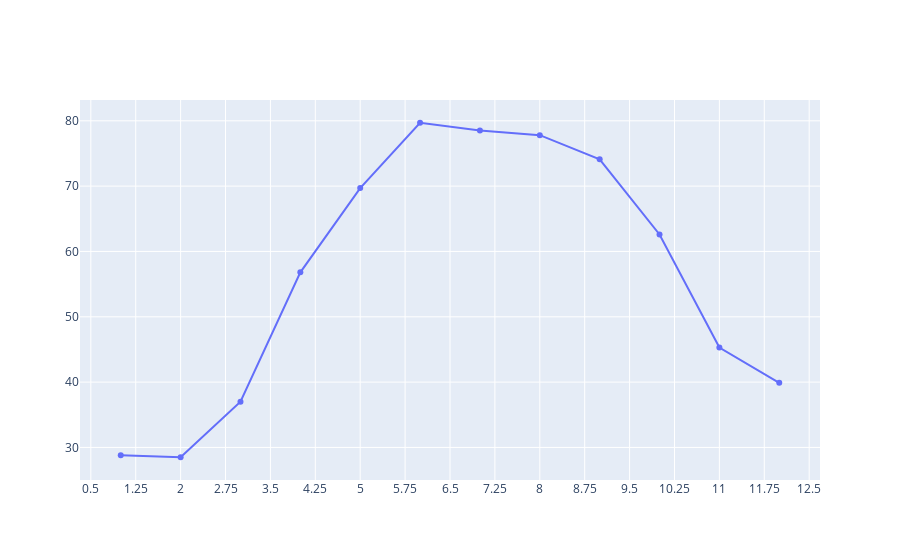

Source (notebook cell):
### Code cell
fig.update_layout(
    xaxis = dict(
        tickmode = 'linear',
        tick0 = 0.5,
        dtick = 0.75
    )
)

fig.show()

### Figure 1 — Plotly figure (JSON) as saved in the notebook; plotly's stock layout.template omitted (floating-point values rounded to 4 significant figures)
{"data": [{"type": "scatter", "x": [1, 2, 3, 4, 5, 6, 7, 8, 9, 10, 11, 12], "y": [28.8, 28.5, 37, 56.8, 69.7, 79.7, 78.5, 77.8, 74.1, 62.6, 45.3, 39.9]}], "layout": {"xaxis": {"dtick": 0.75, "tick0": 0.5, "tickmode": "linear"}}}
